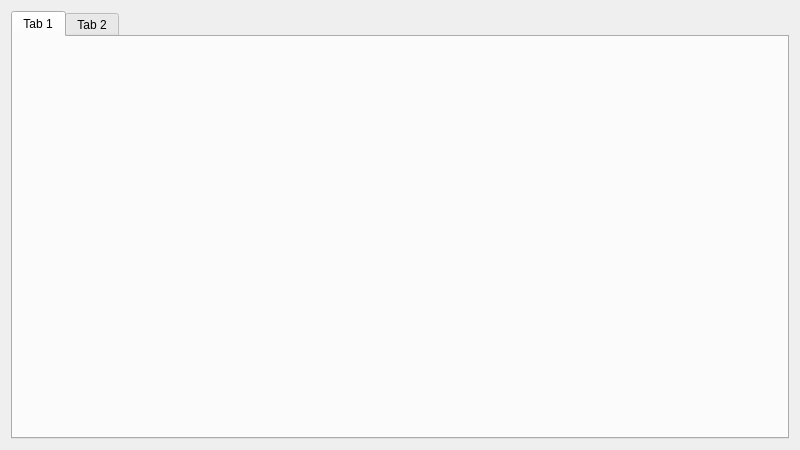
<?xml version="1.0" encoding="UTF-8"?>
<ui version="4.0">
 <class>MainWidget</class>
 <widget class="QWidget" name="MainWidget">
  <property name="geometry">
   <rect>
    <x>0</x>
    <y>0</y>
    <width>800</width>
    <height>450</height>
   </rect>
  </property>
  <property name="windowTitle">
   <string>MainWidget</string>
  </property>
  <layout class="QVBoxLayout" name="verticalLayout">
   <item>
    <widget class="QTabWidget" name="pTabWidget">
     <property name="currentIndex">
      <number>0</number>
     </property>
     <widget class="QWidget" name="pTab1">
      <attribute name="title">
       <string>Tab 1</string>
      </attribute>
     </widget>
     <widget class="QWidget" name="pTab2">
      <attribute name="title">
       <string>Tab 2</string>
      </attribute>
     </widget>
    </widget>
   </item>
  </layout>
 </widget>
 <resources/>
 <connections/>
</ui>
